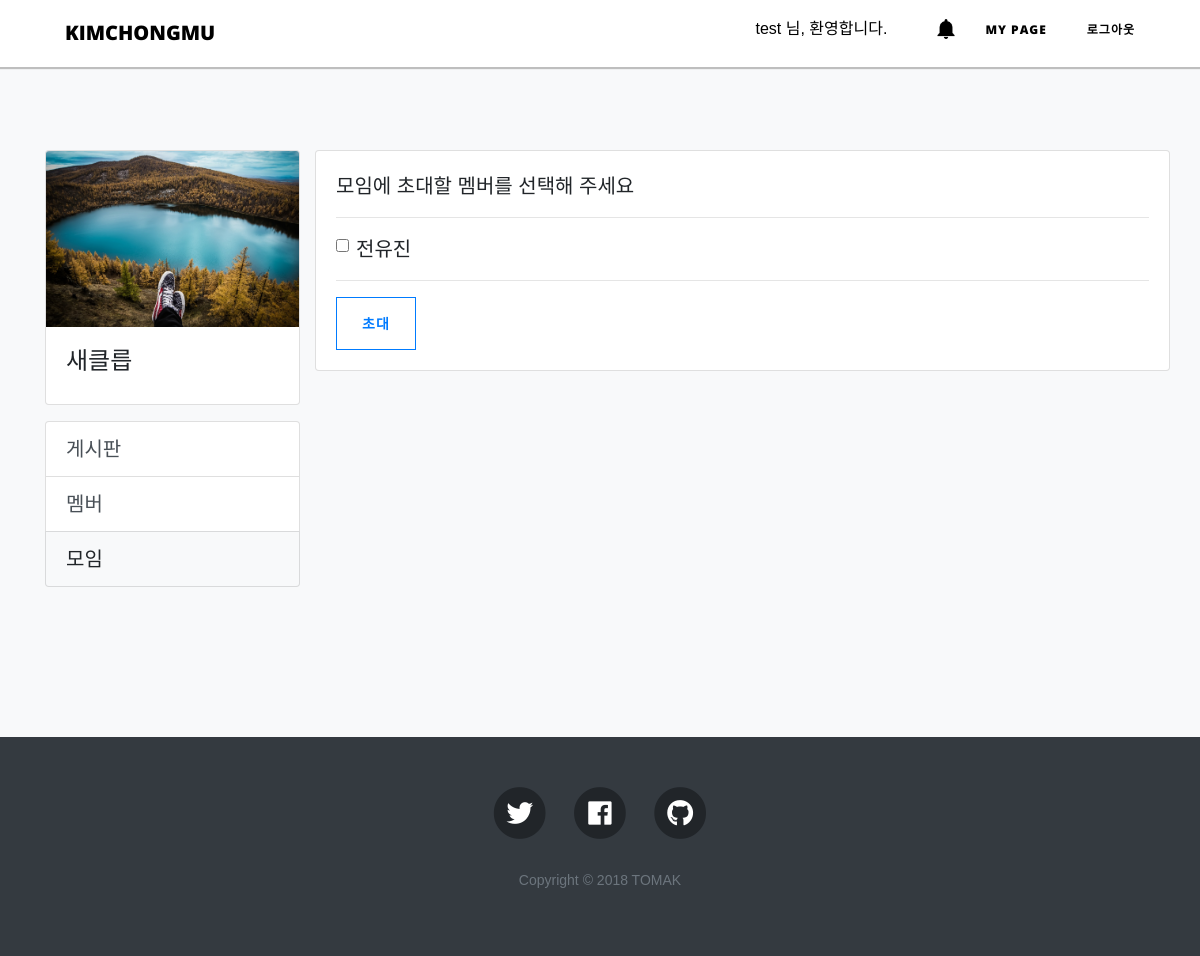
Before: /club/25/meeting/selectMember/25 (signed in) with the older database file.
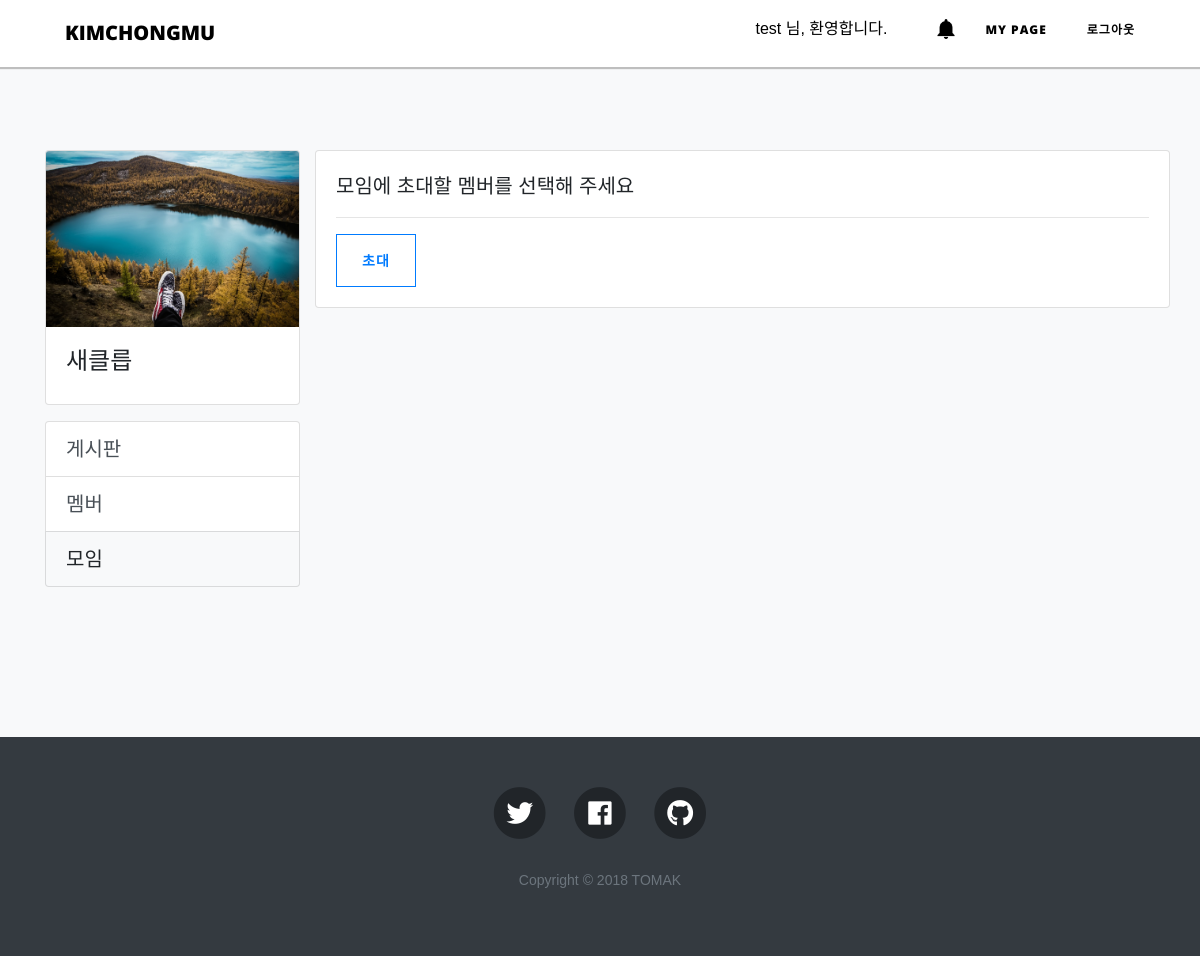
After: the same page with the newer database file.
### login/models.py (models this page shows)
class Member(models.Model):
    member_id = models.CharField(primary_key=True,max_length=32) # 이거 ByteField 안된다?
    member_name = models.CharField(max_length=15, blank=True, null=True)
    pwd = models.CharField(max_length=32, blank=True, null=True)
    meta_address = models.CharField(max_length=100, blank=True, null=True)
    class Meta:
        db_table = 'Member'
    def __str__(self):
        return self.member_name

### club/views.py (the view)
# urls.py: url(r'^(?P<club_id>\d+)/meeting/selectMember/(?P<meeting_id>\d+)$', views.selectMember, name='selectMember' ),
def selectMember(request, club_id, meeting_id):
    club = get_object_or_404(Club, pk=club_id)
    meetingList = getInvitationList(request)
    return render(request, 'club/selectMember.html', {'club':club,  'meetingList':meetingList, 'meeting_id':meeting_id})

### club/views.py (called while the page is built)
def getInvitationList(request):
    invitations = Invitation.objects.filter(receiver=request.session['member_id'])
    meetingList = []
    for invitation in invitations:
        if invitation.accept==None:
            meetingList = meetingList + [(invitation.meeting.club.name,invitation.meeting.name,invitation.meeting.id, invitation.contentType, invitation.meeting.club.id)]
    return meetingList

### club/templates/club/selectMember.html (shortened to what this page needs)
{% extends "club/club_base.html" %}
{% load static %}
{% block list %}
  <a href="{% url 'club:index' club.id %}" class="list-group-item list-group-item-action ">게시판</a>
  <a href="{% url 'club:member' club.id %}" class="list-group-item list-group-item-action ">멤버</a>
  <a href="{% url 'club:meeting' club.id %}" class="list-group-item list-group-item-action bg-light text-body">모임</a>
{% endblock %}
{% block content %}
  <div class="row">
    <div class="card w-100">
      <div class="card-body">
        <div class="subheading"> 모임에 초대할 멤버를 선택해 주세요 </div>
        <hr>
        <form action="{% url 'club:inviteMember' club.id meeting_id %}" method="post">
          {% for clubMember in club.members.all%}
          <div class="form-check">
            <input class="form-check-input" type="checkbox" value={{clubMember.member_id}} id="defaultCheck{{ forloop.counter }}" name="memberID">
            <label class="form-check-label w-100" for="defaultCheck{{ forloop.counter }}">
                {{clubMember}}
            </label>
          </div>
          <hr>
          {% endfor %}
          <button type="submit" class="btn btn-outline-primary">초대</button>
        </form>
      </div>
    </div>
  </div>
{% endblock %}

Changed rows visible on the page:
removed Member: member_name "전유진"
